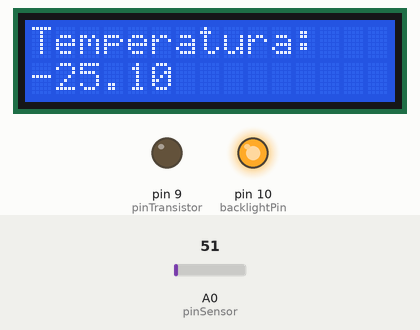
Bench run of a sketch on a simulated Arduino Uno, built with avr-gcc and run on an emulated ATmega328P. Shown: 15×2 character LCD, output pins drawn as LEDs (lit = HIGH). The test bench sets the inputs (shaded band); at power-on: A0 (pinSensor) = 51. What the sketch prints to the serial monitor is not drawn.

Above: at 1.2 s.
1.3 s: A0 (pinSensor) set to 163
At 1.9 s:
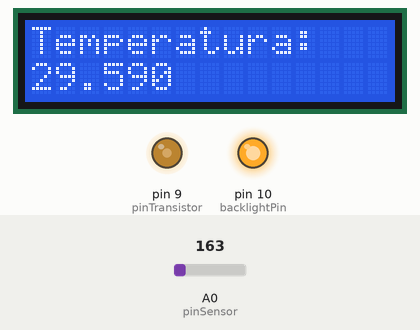
3.0 s: A0 (pinSensor) set to 112
At 4.2 s:
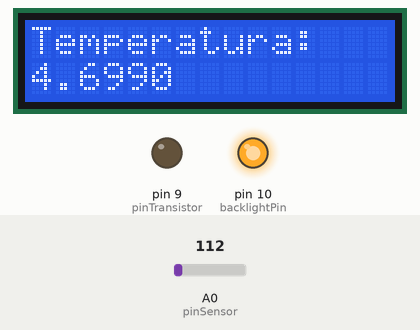
4.5 s: A0 (pinSensor) set to 86
At 5.7 s:
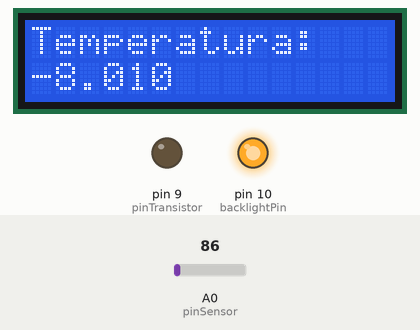
Timing chart, 0 to 7.5 s (numbered marks = the images above; inputs shaded):
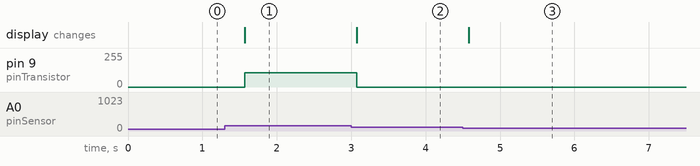

The sketch:

sensor_com_display_lcd1.ino
```cpp
#include <LiquidCrystal.h>

const int pinSensor = A0;
const int pinTransistor = 9;
const int temp1 = 24;
const int temp2 = 36;
const int backlightPin = 10;
LiquidCrystal lcd2(12, 11, 5, 4, 3, 2);

void setup()
{
  pinMode(pinSensor, INPUT);
  pinMode(pinTransistor, OUTPUT);
  pinMode(backlightPin, OUTPUT);
  analogWrite(backlightPin, 255);
  Serial.begin(9600);
  lcd2.begin(15, 2);
  lcd2.print("Temperatura:");
}

void loop()
{
  lcd2.setCursor(0,1);
  int tempValue = analogRead(pinSensor);
  // Converte o valor lido para temperatura em graus Celsius (assumindo um sensor LM35)
  float tempAnalog = (tempValue * 5.0) / 1024;
  float temperature = (tempAnalog - 0.5)*100;
  //Remover quando tiver o Display
  Serial.print("Temperatura: ");
  Serial.print(temperature);
  lcd2.print(temperature);
  Serial.println(" C");
  int motorSpeed = map(temperature, temp1, temp2, 0, 255); // Mapeia a temperatura entre temp1 °C e temp2 °C para valores PWM (0-255)
  //Limitando a velocidade do motor
  motorSpeed = constrain(motorSpeed, 0, 255);
  // Define a velocidade do motor
  analogWrite(pinTransistor, motorSpeed);
  // Aguarda um pequeno intervalo antes de repetir
  delay(500);
}
```

Measured:
- after the input at 1.3 s, pin 9 (pinTransistor): 0/255 → 106/255 after 0.27 s; the display: changes after 0.27 s (image 1)
- after the input at 3.0 s, pin 9 (pinTransistor): 106/255 → 0/255 after 0.08 s; the display: changes after 0.08 s (image 2)
- after the input at 4.5 s, the display: changes after 0.08 s (image 3)
